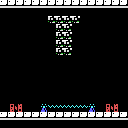

This game map was drawn from its Tiled (.tmx) file and the tilesets committed beside it. A one-line description and the full map source follow:
An orthogonal 16x16 tile map with 8x8 px tiles, 1 tile layer (Tile Layer 1).

<map version="1.0" tiledversion="1.0.2" orientation="orthogonal" renderorder="right-down" width="16" height="16" tilewidth="8" tileheight="8" nextobjectid="1">
 <tileset firstgid="1" name="tiles-inner-ruins" tilewidth="8" tileheight="8" tilecount="256" columns="16">
  <image source="tiles-inner-ruins.png" width="128" height="128" />
 </tileset>
 <layer name="Tile Layer 1" width="16" height="16">
  <data encoding="csv">
150,150,150,150,150,150,150,150,150,150,150,150,150,150,150,150,
1,1,1,1,1,1,1,1,1,1,1,1,1,1,1,1,
1,1,1,1,1,1,161,161,161,161,1,1,1,1,1,1,
1,1,1,1,1,1,1,161,161,1,1,1,1,1,1,1,
1,1,1,1,1,1,1,161,161,1,1,1,1,1,1,1,
1,1,1,1,1,1,1,161,161,1,1,1,1,1,1,1,
1,1,1,1,1,1,1,161,161,1,1,1,1,1,1,1,
1,1,1,1,1,1,1,1,1,1,1,1,1,1,1,1,
1,1,1,1,1,1,1,1,1,1,1,1,1,1,1,1,
1,1,1,1,1,1,1,1,1,1,1,1,1,1,1,1,
1,1,1,1,1,1,1,1,1,1,1,1,1,1,1,1,
1,1,1,1,1,1,1,1,1,1,1,1,1,1,1,1,
1,1,1,1,1,1,1,1,1,1,1,1,1,1,1,1,
1,60,61,1,1,125,127,127,127,127,127,125,1,60,61,1,
150,150,150,150,150,150,150,150,150,150,150,150,150,150,150,150,
1,1,1,1,1,1,1,1,1,1,1,1,1,1,1,1
</data>
 </layer>
</map>
